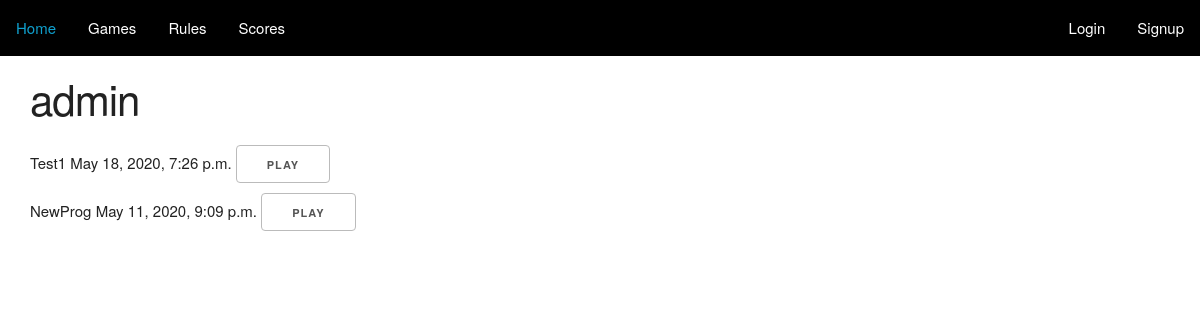
Screenshot of /user/admin/ with the database file from the repository.
### users/models.py (models this page shows, shortened)
class SavedProgram(models.Model):
    author = models.ForeignKey('auth.User', on_delete=models.CASCADE)
    name = models.CharField(max_length=96)
    created = models.DateTimeField(auto_now_add=True)
    updated = models.DateTimeField(auto_now=True)
    content = models.TextField()
    private = models.BooleanField()

### users/views.py (the view)
# urls.py: path("<str:username>/", views.profile , name="profile"),
def profile(request, username):
    user = get_object_or_404(User, username=username)
    shown_progs = []
    if(user == request.user):
        shown_progs = user.savedprogram_set.all()
    else:
        shown_progs = user.savedprogram_set.filter(private=False)
    return render(request, "profile.html", { "profile": user, "is_current": user == request.user, "programs": shown_progs, "this_user": request.user.username })

### templates/profile.html (shortened to what this page needs)
{% extends "base.html" %}
{% block content %}
    <div id="app">
        <h2>{{ profile.username }}</h2>
        {% for program in programs %}
            <div>
                {{ program.name }}
                {{ program.updated }}
                <a href="{% url 'static_apps:debug' %}?left={{ profile.username }}.{{ program.name }}"><button>Play</button></a>
            </div>
        {% empty %}
            <p>This user has no programs to show</p>
        {% endfor %}
    </div>
{% endblock content %}

### static/css/skeleton.css (style rules this page uses)
html { font-size: 62.5%; }
body { font-size: 1.5em; line-height: 1.6; font-weight: 400; font-family: "Raleway", "HelveticaNeue", "Helvetica Neue", Helvetica, Arial, sans-serif; color: #222; }
h1, h2, h3, h4, h5, h6 { margin-top: 0; margin-bottom: 2rem; font-weight: 300; }
h2 { font-size: 3.6rem; line-height: 1.25; letter-spacing: -.1rem; }
@media (min-width: 550px) { h2 { font-size: 4.2rem; } }
a { color: #1EAEDB; }
.button, button, input[type="submit"], input[type="reset"], input[type="button"] { display: inline-block; height: 38px; padding: 0 30px; color: #555; text-align: center; font-size: 11px; font-weight: 600; line-height: 38px; letter-spacing: .1rem; text-transform: uppercase; text-decoration: none; white-space: nowrap; background-color: transparent; border-radius: 4px; border: 1px solid #bbb; cursor: pointer; box-sizing: border-box; }
button, .button { margin-bottom: 1rem; }

### static/css/main.css (style rules this page uses)
#app { width: 95%; min-width: 320px; margin: auto; margin-top: 16px; }

### rows the page displays
SavedProgram: name "Test1", updated "May 18, 2020, 7:26 p.m."
SavedProgram: name "NewProg", updated "May 11, 2020, 9:09 p.m."

### other values shown
{{ profile.username }} "admin"
